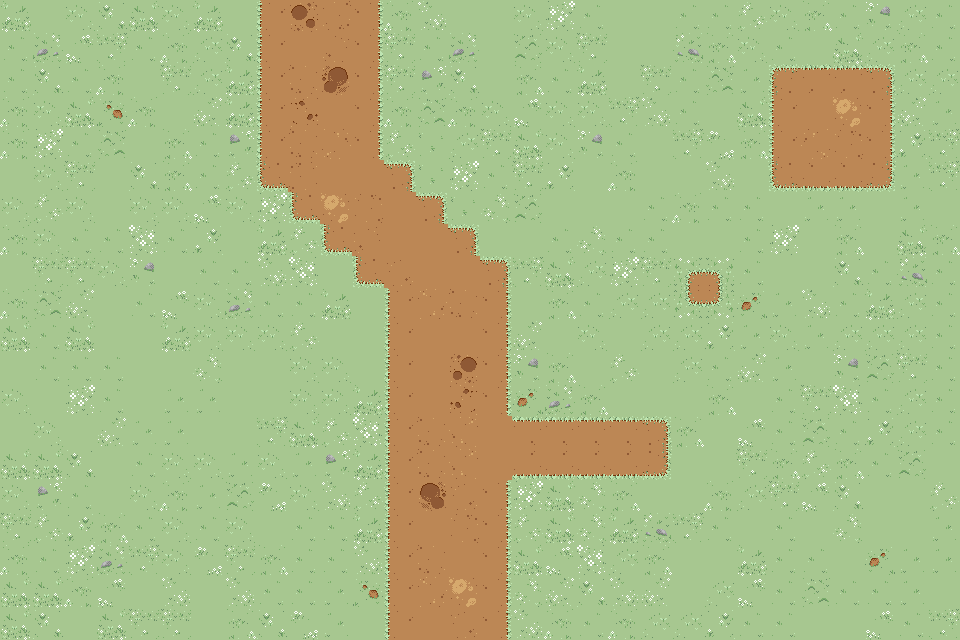

Rendered tile map (Tiled .tmx) drawn with the repository's tilesets; below, a short description and the full map source, tile grids included:
An orthogonal 30x20 tile map with 32x32 px tiles, 1 tile layer (Tile Layer 1).

<map version="1.10" tiledversion="1.11.2" orientation="orthogonal" renderorder="right-down" width="30" height="20" tilewidth="32" tileheight="32" infinite="0" nextlayerid="2" nextobjectid="1">
 <tileset firstgid="1" source="dirt_grass tiles 1.0.tsx" />
 <layer id="1" name="Tile Layer 1" width="30" height="20">
  <data encoding="csv">
2147483668,14,16,17,20,16,2147483668,14,11,8,1073741826,2147483659,19,24,14,14,16,22,15,14,14,15,15,23,16,2147483667,15,26,2147483664,15,
15,27,25,2147483666,15,19,2147483664,17,11,1,2147483653,2147483659,18,15,27,14,2147483669,16,18,14,14,2147483675,2147483667,16,15,14,20,2147483664,2147483667,15,
15,17,15,19,14,18,2147483664,2147483668,11,3221225474,2147483655,2147483659,18,2147483674,17,14,2147483667,15,2147483668,14,18,15,21,2147483663,9,536870923,536870923,2147483657,2147483664,2147483664,
19,16,20,2147483661,19,14,2147483672,2147483668,11,6,1,2147483659,19,21,19,16,25,16,16,2147483666,24,15,14,20,11,1,4,2147483659,2147483672,2147483663,
19,22,15,21,14,2147483667,15,2147483674,11,3221225474,1073741827,2147483659,23,3758096399,2147483664,18,20,16,26,15,14,2147483666,2147483673,2147483667,11,3221225475,2,2147483659,2147483665,2147483666,
14,16,18,14,17,2147483667,15,23,1073741833,2147483650,1,1,2147483657,3758096399,22,15,18,2147483665,14,19,14,14,24,14,1073741833,1610612747,1610612747,3221225481,2147483663,2147483666,
16,23,16,14,16,16,25,16,22,1073741833,4,2,1,2147483657,3758096399,2147483671,2147483669,14,14,14,15,19,15,15,14,2147483663,2147483663,14,2147483663,14,
19,16,15,15,2147483670,15,2147483665,14,2147483668,23,1073741833,2684354565,1,1,2147483657,14,14,15,2147483671,15,15,14,14,15,22,14,2147483667,14,20,2147483667,
14,18,18,16,26,14,15,15,24,2147483670,14,1073741833,5,1,1,2147483657,2147483666,20,2147483664,22,18,10,2147483658,15,14,14,17,15,2147483675,15,
19,21,2147483672,14,15,25,16,27,15,15,2147483668,14,11,3,3221225474,2147483659,14,2147483667,15,2147483664,2147483664,1073741834,3221225482,13,2147483663,24,15,2147483668,2147483664,15,
20,15,20,14,14,2147483668,16,16,16,23,14,14,11,1,1,2147483659,2147483672,14,16,14,2147483664,2147483664,2147483665,2147483663,16,2147483663,2147483664,2147483664,2147483664,15,
14,15,15,15,14,14,2147483671,14,14,16,16,14,11,1,2147483656,2147483659,26,2147483667,14,23,14,2147483664,15,2147483672,2147483663,14,26,2147483669,18,15,
16,14,22,15,14,2147483663,2147483663,14,14,16,16,2147483668,11,1,2147483654,2147483659,13,27,2147483667,14,14,14,2147483667,14,15,18,2147483670,15,2147483664,15,
14,16,14,2147483672,2147483663,2147483663,14,14,2147483666,20,23,2147483670,11,3221225474,2147483651,1,2684354571,2684354571,2684354571,2684354571,2147483657,2147483667,14,25,15,2147483669,15,2147483665,2147483664,15,
20,20,17,14,15,16,16,2147483663,16,2147483663,2147483674,2147483668,11,3221225474,2147483651,1,3758096395,3758096395,3758096395,3758096395,3221225481,14,14,18,2147483667,23,2147483667,15,2147483669,14,
16,2147483674,15,14,16,19,2147483663,2147483669,2147483673,16,24,23,11,7,5,2147483659,22,20,2147483671,2147483667,14,14,19,2147483664,18,25,17,14,14,23,
18,23,2147483665,2147483667,15,16,15,16,14,15,15,2147483668,11,1,2,2147483659,23,20,2147483671,2147483668,2147483675,2147483666,15,14,15,14,2147483671,14,14,2147483663,
19,15,22,27,2147483666,16,2147483673,18,2147483667,15,15,24,11,3221225474,1,2147483659,20,25,2147483670,2147483664,2147483667,14,14,2147483668,15,15,14,13,2147483663,2147483663,
20,20,19,25,14,24,14,24,15,15,2147483663,2147483661,11,3,4,2147483659,2147483671,2147483672,17,24,2147483672,14,2147483664,25,15,21,15,15,2147483663,14,
20,17,14,20,18,18,14,2147483667,17,2147483673,2147483663,14,11,1,5,2147483659,24,19,15,19,2147483664,2147483664,2147483665,15,15,14,14,25,15,2147483666
</data>
 </layer>
</map>
